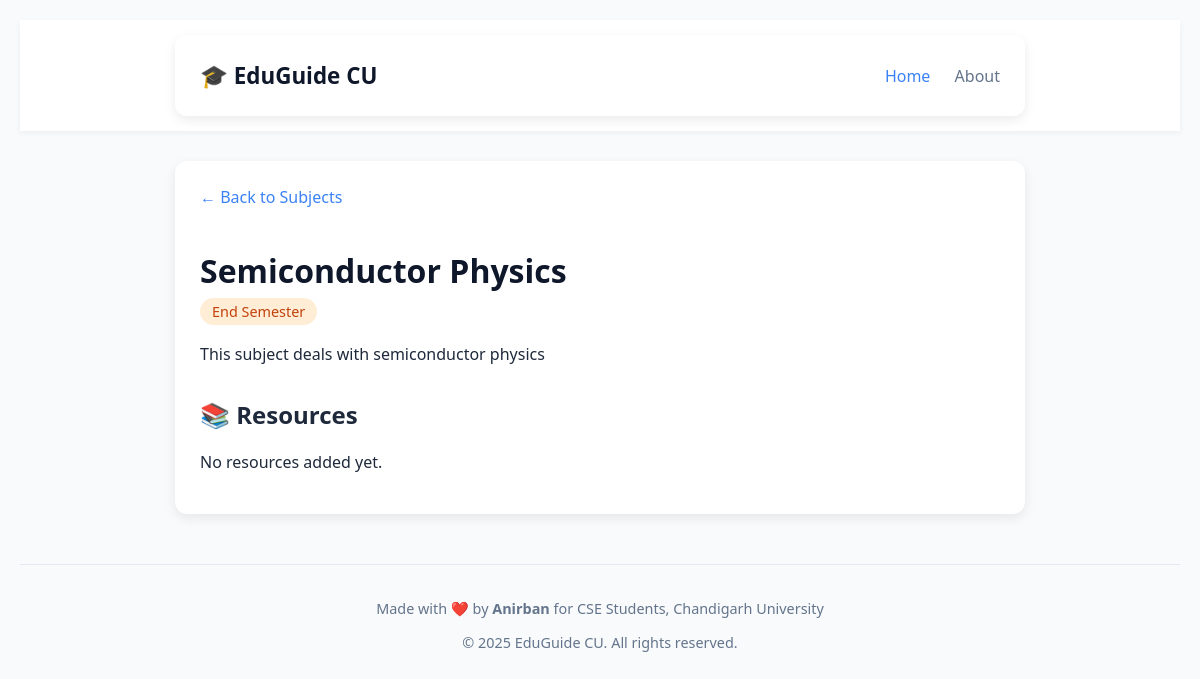
The page /subject/4/ on the database its author committed.
### core/models.py (models this page shows, shortened)
class Subject(models.Model):
    EXAM_CHOICES = [
        ('MST-1', 'MST-1'),
        ('MST-2', 'MST-2'),
        ('EST', 'End Semester'),
    ]
    name = models.CharField(max_length=100)
    exam_type = models.CharField(max_length=10, choices=EXAM_CHOICES)
    description = models.TextField(blank=True)

### core/views.py (the view)
# urls.py: path('subject/<int:subject_id>/', views.subject_detail, name='subject_detail'),
def subject_detail(request, subject_id):
    subject = get_object_or_404(Subject, id=subject_id)
    return render(request, 'subject_detail.html', {'subject': subject})

### core/templates/subject_detail.html (shortened to what this page needs)
<!DOCTYPE html>
<html lang="en">
<head>
</head>
<body>
    <nav style="background: white; box-shadow: 0 2px 6px rgba(0,0,0,0.05); padding: 15px 0; margin-bottom: 30px;">
        <div class="container" style="max-width: 800px; margin: 0 auto; display: flex; justify-content: space-between; align-items: center;">
            <a href="{% url 'home' %}" style="font-size: 1.4em; font-weight: 700; color: #0f172a; text-decoration: none;">
                🎓 EduGuide CU
            </a>
            <div>
                <a href="{% url 'home' %}" style="margin-right: 20px; color: #3b82f6; text-decoration: none;">Home</a>
                <a href="#" style="color: #64748b; text-decoration: none;">About</a>
            </div>
        </div>
    </nav>
    <div class="container">
        <a href="{% url 'home' %}" class="back-link">← Back to Subjects</a>
        <header>
            <h1>{{ subject.name }}</h1>
            <span class="exam-tag">{{ subject.get_exam_type_display }}</span>
        </header>
        {% if subject.description %}
            <div class="description">
                {{ subject.description }}
            </div>
        {% endif %}
        <div class="resources">
            <h2>📚 Resources</h2>
            {% if subject.resources.all %}
                {% for resource in subject.resources.all %}
                    <h3>{{ resource.title }}</h3>
                    {% if resource.resource_type == 'video' and resource.video_id %}
                        <div class="video-container">
                            <iframe src="{{ resource.get_embed_url }}"
                                    allow="accelerometer; autoplay; clipboard-write; encrypted-media; gyroscope; picture-in-picture"
                                    allowfullscreen>
                            </iframe>
                        </div>
                    {% elif resource.resource_type == 'pdf' and resource.pdf_file %}
                        <a href="{{ resource.pdf_file.url }}" class="pdf-link" target="_blank">📄 Download PDF Notes</a>
                    {% endif %}
                {% endfor %}
            {% else %}
                <p>No resources added yet.</p>
            {% endif %}
        </div>
    </div>
<footer style="margin-top: 50px; padding-top: 20px; border-top: 1px solid #e2e8f0; text-align: center; color: #64748b; font-size: 0.9em;">
    <p>Made with ❤️ by <strong>Anirban</strong> for CSE Students, Chandigarh University</p>
    <p>© 2025 EduGuide CU. All rights reserved.</p>
</footer>
</body>
</html>

### core/templates/subject_detail.html (style rules this page uses)
body { font-family: 'Segoe UI', sans-serif; background: #f8fafc; margin: 0; padding: 20px; color: #1e293b; }
.container { max-width: 800px; margin: 0 auto; background: white; padding: 25px; border-radius: 12px; box-shadow: 0 4px 12px rgba(0,0,0,0.08); }
header { margin-bottom: 20px; }
h1 { color: #0f172a; margin-bottom: 8px; }
.exam-tag { background: #ffedd5; color: #c2410c; padding: 4px 12px; border-radius: 20px; font-size: 0.9em; }
.description { margin: 15px 0; line-height: 1.6; }
.resources h2 { margin-top: 30px; color: #1e293b; }
a.back-link { display: inline-block; margin-bottom: 20px; color: #3b82f6; text-decoration: none; }

### rows shown on the page
Subject: name "Semiconductor Physics", exam_type "End Semester", description "This subject deals with semiconductor physics"
